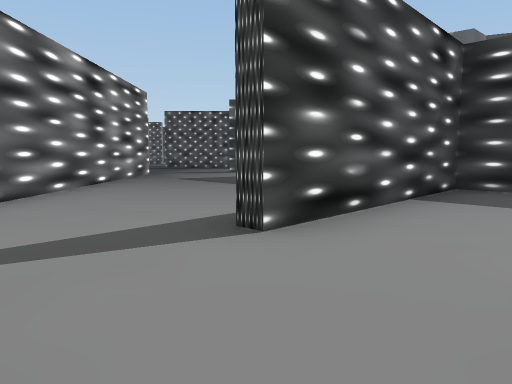
View 1 (above)

24 first-person views from a walk through a Unity game level. The camera is 1.5 m above the floor, tilts 6° down and sees 70° across. The floor is counted in squares, 2.69 m on a side. Each view is taken from the middle of a square. On the plan, view 1 faces up. The plan holds only what a view shows up to about 10 squares ahead; the rest is blank. The place goes on beyond the plan. The player character is not drawn. Some animated figures are not drawn. Door leaves are left out, so doorways stand open.

View 2
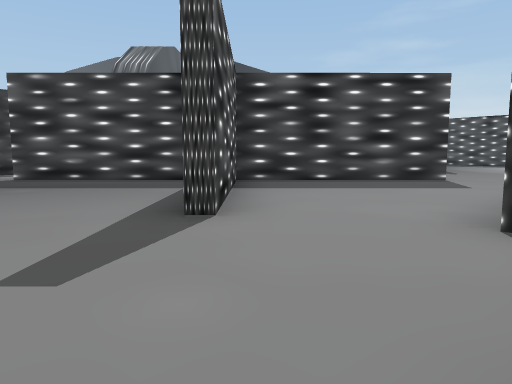

View 3
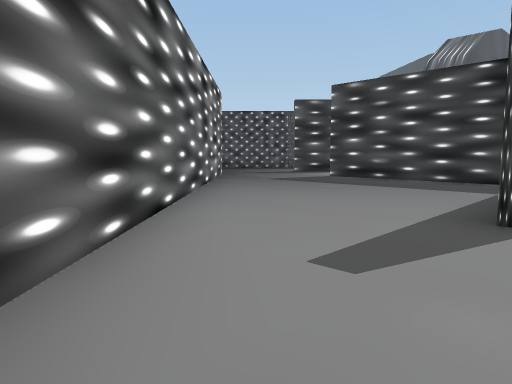

View 4
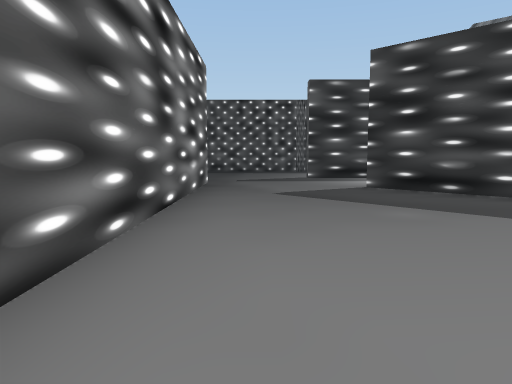

View 5
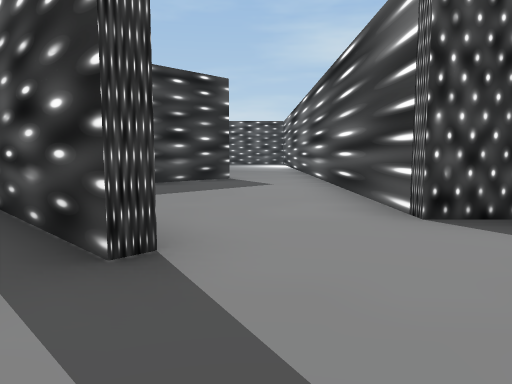

View 6
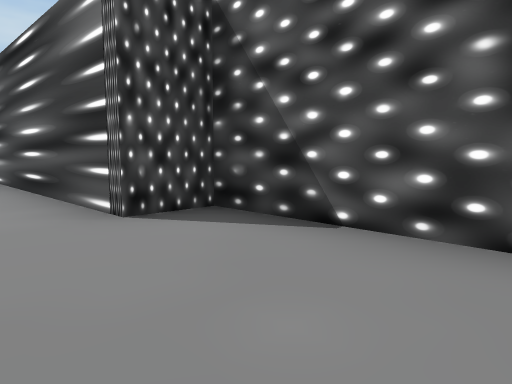

View 7
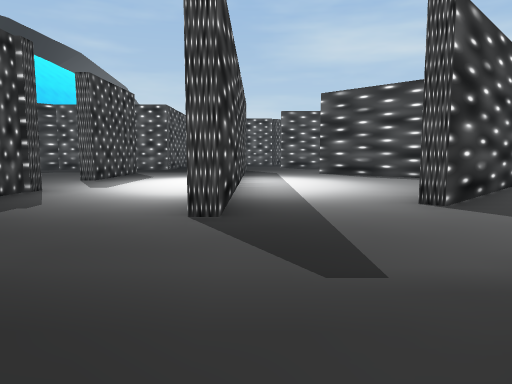

View 8
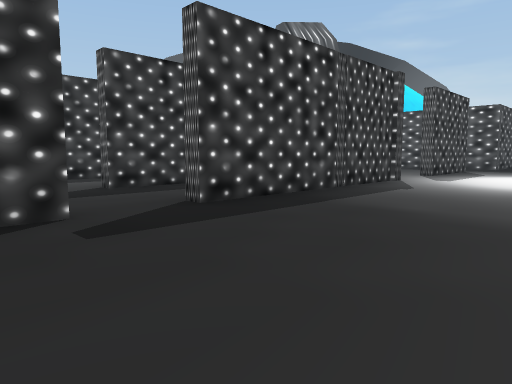

View 9
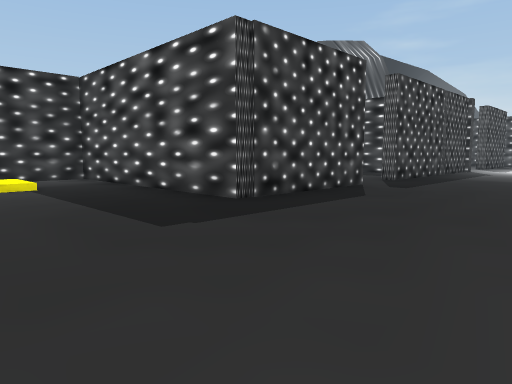

View 10
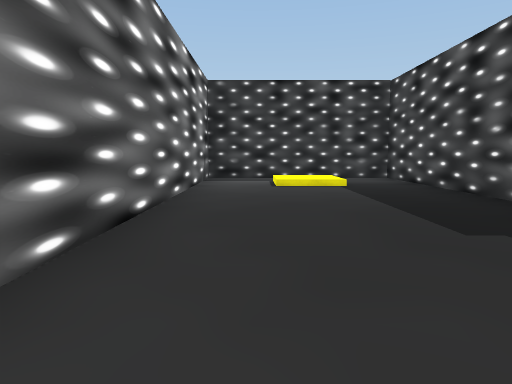

View 11
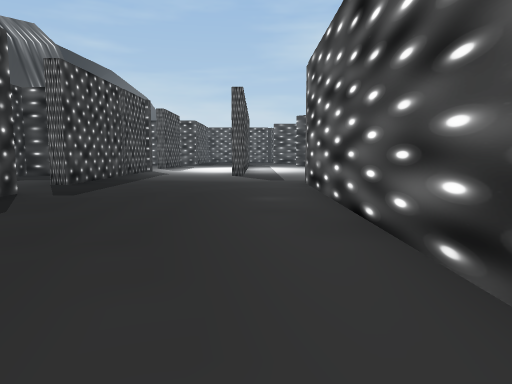

View 12
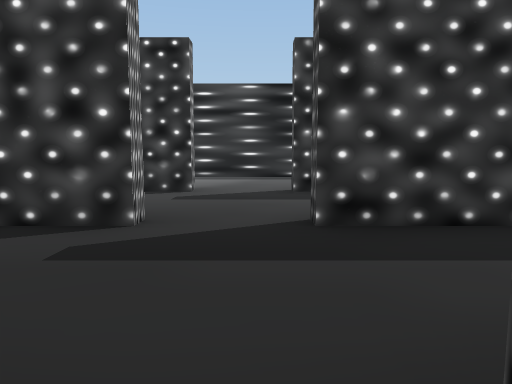

View 13
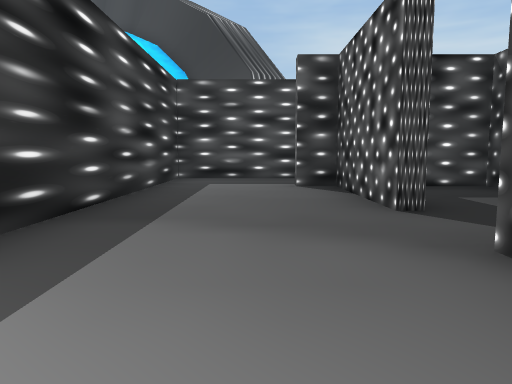

View 14
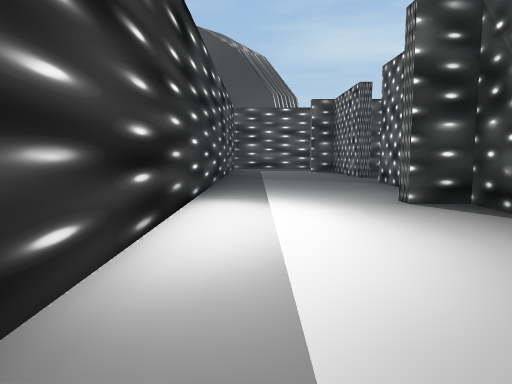

View 15
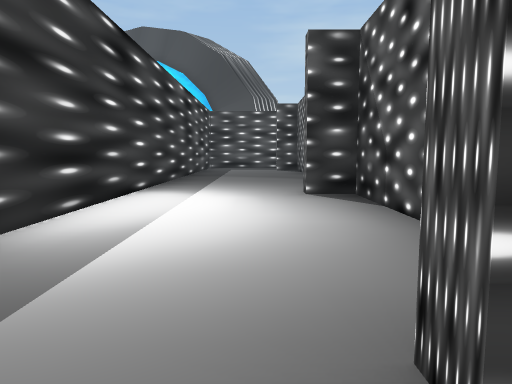

View 16
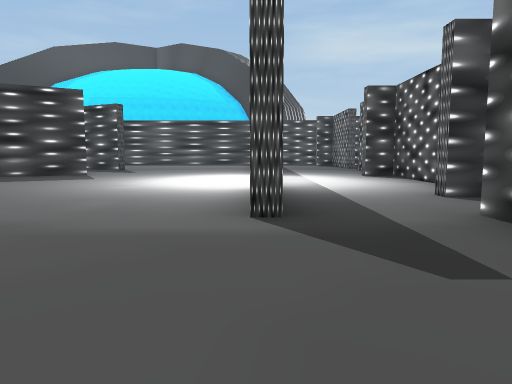

View 17
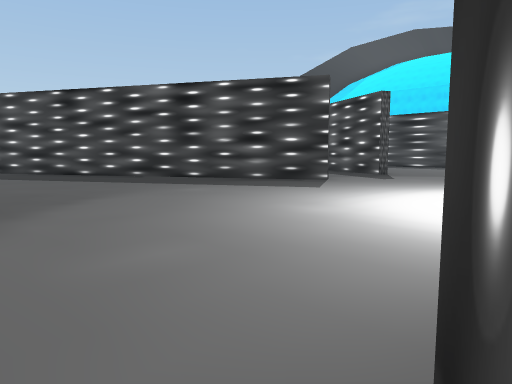

View 18
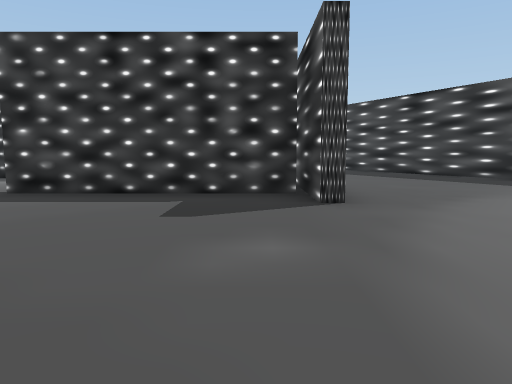

View 19
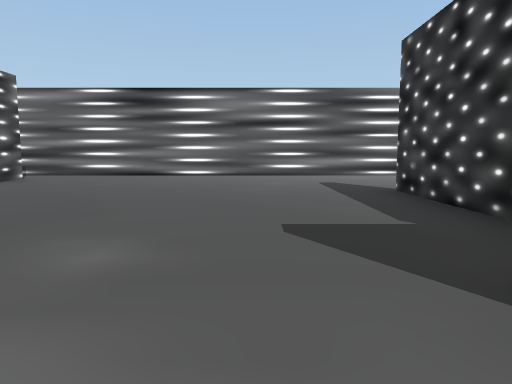

View 20
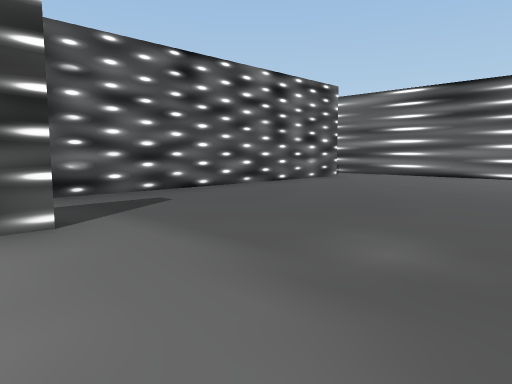

View 21
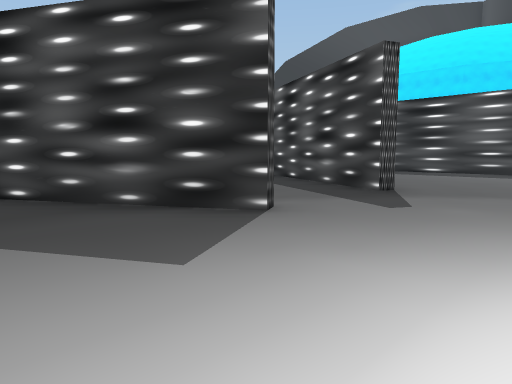

View 22
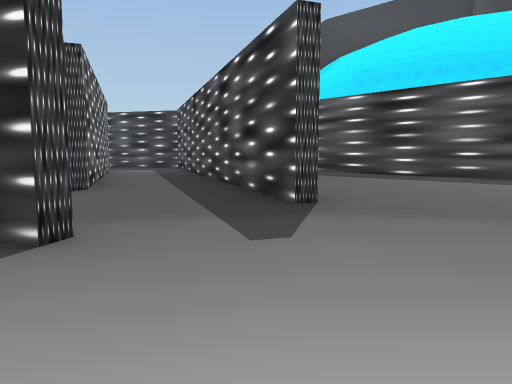

View 23
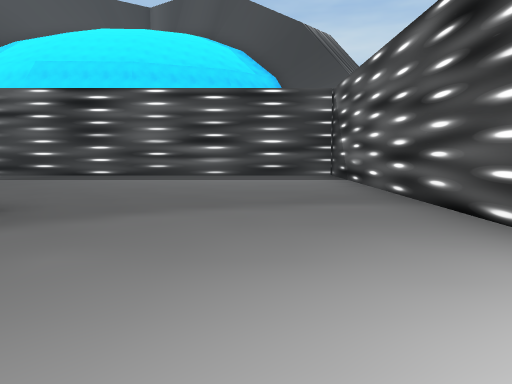

View 24
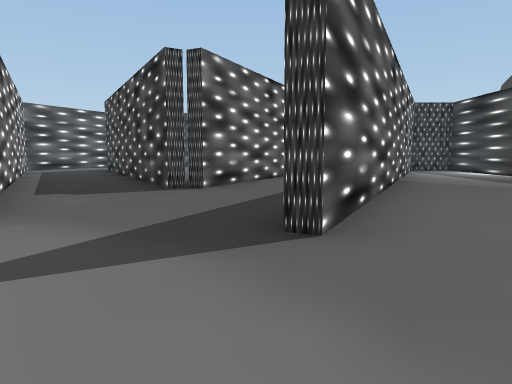

### Floor plan
Ten units are one square. View 1 is at (0, 0); x grows to the right and y downward. Boxes are objects, and circles mark ways between rooms. Rooms are numbered by the first view taken in them; rooms with no view inside come last. Other rooms are left out.
<svg viewBox="-228 -356 298 365">
<path fill="none" stroke="#000" d="M-2 -27 16 -45M24 -64 -2 -91M-16 4 11 4 11 -6 65 -6M63 -25 31 -57 0 -25M-29 -101 -29 -12M6 -113 -9 -113M-49 -143 -80 -143 -80 -189M-88 -101 -29 -101M-80 -193 -121 -193 -121 -125M16 -143 -35 -143M-60 -196 -49 -196M-80 -189 -80 -204M-35 -193 -35 -196 -8 -196 -8 -204M-102 -196 -80 -196M13 -201 13 -228 -110 -228M-74 -274 -116 -348M-139 -271 -143 -271M-91 -310 -86 -301M-144 -281 -186 -281M-64 -307 -71 -320M-48 -275 -36 -299M-52 -231 16 -231M13 -230 13 -316M-9 -350 -46 -274M-210 -210 -136 -210M-223 -296 -223 -200M13 -340 13 -351M42 -72 60 -91M59 -113 6 -113M61 -143 36 -143M-49 -168 -60 -168M-35 -143 -35 -148M-8 -161 -8 -168 -36 -168M-49 -193 -58 -193M-25 -193 -35 -193M-8 -170 -8 -181M-114 -351 -103 -331M-81 -338 -88 -351M-103 -331 -91 -310M-71 -320 -81 -338M-48 -330 -59 -308M-36 -299 -26 -319"/>
<circle cx="-15" cy="-110" r="3" fill="#2a7"/>
<circle cx="0" cy="-100" r="3" fill="#2a7"/>
<circle cx="5" cy="-125" r="3" fill="#2a7"/>
<circle cx="-40" cy="-140" r="3" fill="#2a7"/>
<circle cx="-140" cy="-220" r="3" fill="#2a7"/>
<circle cx="-43" cy="-193" r="3" fill="#2a7"/>
<circle cx="-80" cy="-310" r="3" fill="#2a7"/>
<circle cx="-50" cy="-300" r="3" fill="#2a7"/>
<circle cx="-40" cy="-170" r="3" fill="#2a7"/>
<circle cx="-90" cy="-340" r="3" fill="#2a7"/>
<text x="0" y="-40">1</text>
<text x="-70" y="-130">2</text>
<text x="-60" y="-210">3</text>
<text x="-100" y="-270">4</text>
<text x="30" y="-90">5</text>
<text x="40" y="-130">6</text>
<text x="-50" y="-160">7</text>
<text x="-40" y="-180">8</text>
<text x="-100" y="-350">9</text>
<text x="-90" y="-330">10</text>
<text x="-50" y="-320">11</text>
</svg>
Room 1 opens to room 2. Room 1 opens to room 5. Room 2 opens to room 6. Room 2 opens to room 7. Room 3 opens to room 4. Room 3 opens to room 8. Room 4 opens to room 10. Room 4 opens to room 11. Room 7 opens to room 8. Room 9 opens to room 10.

Where each view was taken, in squares from view 1:
view 1: 0 up, 0 right, facing up
view 2: 0 up, 2 left, facing up-right
view 3: 0 up, 2 left, facing up
view 4: 3 up, 2 left, facing up
view 5: 2 up, 2 left, facing right
view 6: 2 up, 2 left, facing down-right
view 7: 11 up, 4 left, facing right
view 8: 11 up, 6 left, facing up-right
view 9: 11 up, 11 left, facing up-right
view 10: 11 up, 11 left, facing up
view 11: 11 up, 10 left, facing right
view 12: 14 up, 4 left, facing up
view 13: 21 up, 7 left, facing right
view 14: 22 up, 12 left, facing right
view 15: 21 up, 13 left, facing right
view 16: 23 up, 17 left, facing right
view 17: 23 up, 14 left, facing up-right
view 18: 23 up, 15 left, facing up
view 19: 26 up, 13 left, facing left
view 20: 26 up, 13 left, facing down-left
view 21: 25 up, 10 left, facing up-right
view 22: 25 up, 8 left, facing up-right
view 23: 25 up, 8 left, facing right
view 24: 25 up, 5 left, facing up
